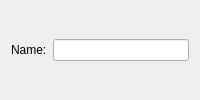
<?xml version="1.0" encoding="UTF-8"?>
<ui version="4.0">
 <class>Elpida::Application::StringConfigurationView</class>
 <widget class="QWidget" name="Elpida::Application::StringConfigurationView">
  <property name="windowTitle">
   <string>Form</string>
  </property>
  <layout class="QHBoxLayout" name="horizontalLayout">
   <item>
    <widget class="QLabel" name="lblName">
     <property name="text">
      <string>Name:</string>
     </property>
    </widget>
   </item>
   <item>
    <widget class="QLineEdit" name="leValue"/>
   </item>
  </layout>
 </widget>
 <resources/>
 <connections/>
</ui>
